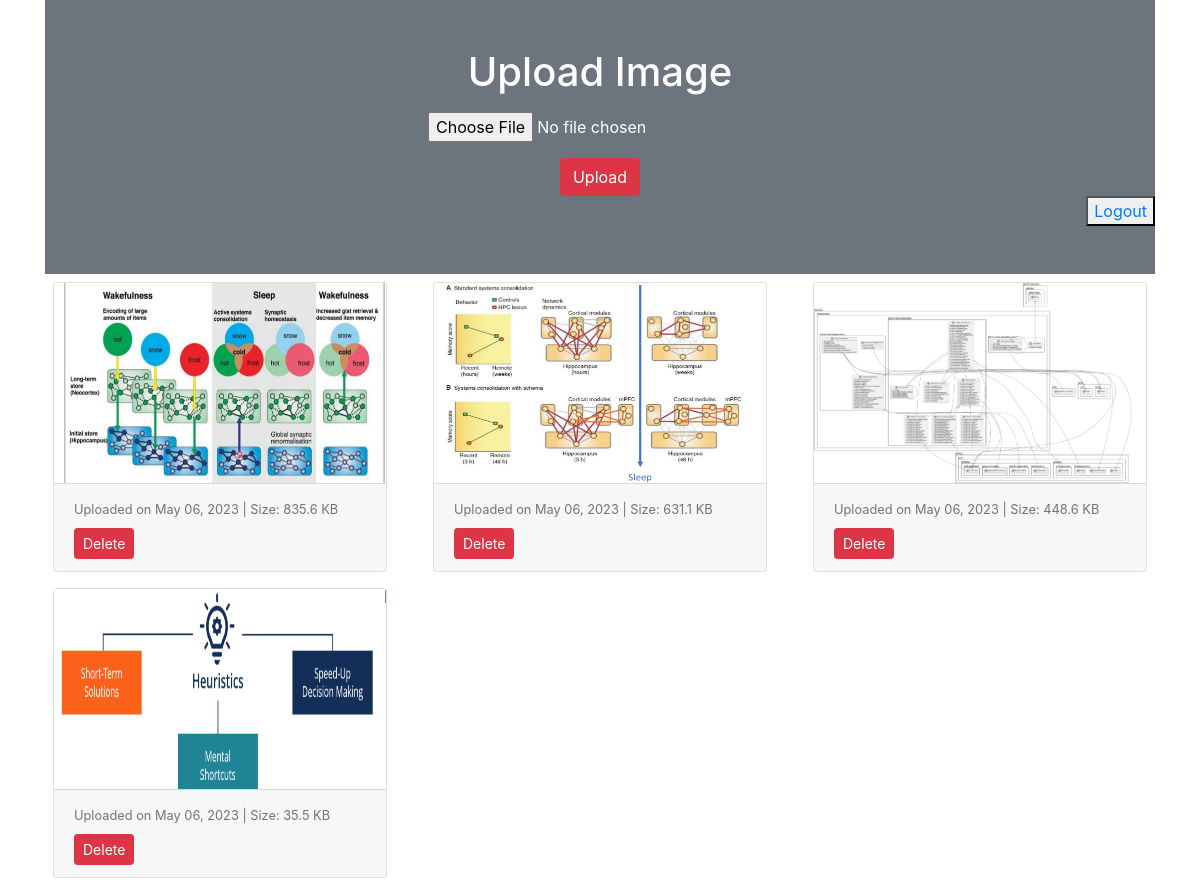
Screenshot of /home/ (signed in) with the database file from the repository.
### myapp/models.py (models this page shows)
class Image(models.Model):
    user = models.ForeignKey(User, on_delete=models.CASCADE)
    photo = models.ImageField(upload_to="myimage")
    date = models.DateTimeField(auto_now_add=True)

### auth_system/views.py (the view, shortened to what this page needs)
# urls.py: path('home/', HomePage, name="home-page"),
@login_required
def HomePage(request):
    form = ImageForm()
    images = Image.objects.filter(user=request.user)
    return render(request, 'auth_system/index.html', {'form': form, 'images': images})

### myapp/forms.py
class ImageForm(forms.ModelForm):
 class Meta:
  model = Image
  fields = '__all__'
  exclude = ('user',)
  labels = {'photo':''}

### auth_system/templates/auth_system/index.html (shortened to what this page needs)
<!doctype html>
<html lang="en">
  <head>
    <link rel="stylesheet" href="https://cdn.jsdelivr.net/npm/bootstrap@4.5.3/dist/css/bootstrap.min.css">
  </head>
  <body>
   <div class="container">
    <div class="py-5 text-center bg-secondary text-white">
     <h1 class="mb-3">Upload Image</h1>
     <form action="" method="post" enctype="multipart/form-data">
      {{ form.as_p }}
      <input type="submit" class="btn btn-danger" value="Upload">
         <div style="text-align: right;">
            <button><a href="{% url 'logout' %}">Logout</a></button>
         </div>
     </form>
    </div>
    <div class="row">
     {% for image in images %}
      {% if image.user == request.user %}
      <div class="col-sm-4">
       <div class="card m-2">
        <a href="/{{ image.photo.name }}" target="_blank">
            <img src="/{{ image.photo.name }}" alt="" class="card-img-top" height="200px">
        </a>
        <div class="card-footer">
            <small class="text-muted">Uploaded on {{ image.date|date:"F d, Y" }} | Size: {{ image.photo.size|filesizeformat }}</small>
            <form method="POST" action="{% url 'delete-image' %}">
                    <button type="submit" class="btn btn-danger btn-sm mt-2">Delete</button>
            </form>
        </div>
       </div>
      </div>
      {% endif %}
     {% endfor %}
    </div>
   </div>
  </body>
</html>

### rows the page displays
Image: photo.name (picture), date "May 06, 2023", photo.size|filesizeformat "835.6 KB"
Image: photo.name (picture), date "May 06, 2023", photo.size|filesizeformat "631.1 KB"
Image: photo.name (picture), date "May 06, 2023", photo.size|filesizeformat "448.6 KB"
Image: photo.name (picture), date "May 06, 2023", photo.size|filesizeformat "35.5 KB"
